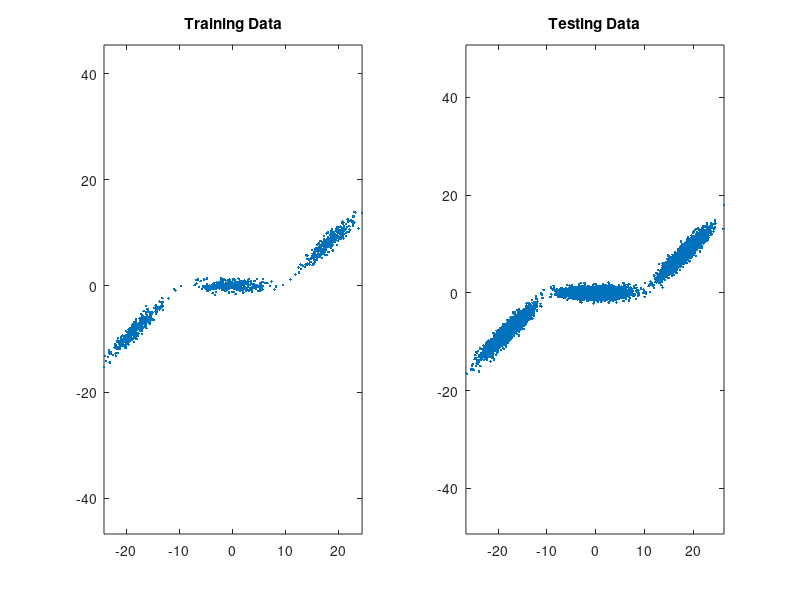

MATLAB code to generate this figure:
clear all, close all,

plotData = 1;
n = 2; Ntrain = 1000; Ntest = 10000; 
alpha = [0.33,0.34,0.33]; % must add to 1.0
meanVectors = [-18 0 18;-8 0 8];
covEvalues = [3.2^2 0;0 0.6^2];
covEvectors(:,:,1) = [1 -1;1 1]/sqrt(2);
covEvectors(:,:,2) = [1 0;0 1];
covEvectors(:,:,3) = [1 -1;1 1]/sqrt(2);

t = rand(1,Ntrain);
ind1 = find(0 <= t & t <= alpha(1));
ind2 = find(alpha(1) < t & t <= alpha(1)+alpha(2));
ind3 = find(alpha(1)+alpha(2) <= t & t <= 1);
Xtrain = zeros(n,Ntrain);
Xtrain(:,ind1) = covEvectors(:,:,1)*covEvalues^(1/2)*randn(n,length(ind1))+meanVectors(:,1);
Xtrain(:,ind2) = covEvectors(:,:,2)*covEvalues^(1/2)*randn(n,length(ind2))+meanVectors(:,2);
Xtrain(:,ind3) = covEvectors(:,:,3)*covEvalues^(1/2)*randn(n,length(ind3))+meanVectors(:,3);

t = rand(1,Ntest);
ind1 = find(0 <= t & t <= alpha(1));
ind2 = find(alpha(1) < t & t <= alpha(1)+alpha(2));
ind3 = find(alpha(1)+alpha(2) <= t & t <= 1);
Xtest = zeros(n,Ntrain);
Xtest(:,ind1) = covEvectors(:,:,1)*covEvalues^(1/2)*randn(n,length(ind1))+meanVectors(:,1);
Xtest(:,ind2) = covEvectors(:,:,2)*covEvalues^(1/2)*randn(n,length(ind2))+meanVectors(:,2);
Xtest(:,ind3) = covEvectors(:,:,3)*covEvalues^(1/2)*randn(n,length(ind3))+meanVectors(:,3);

if plotData == 1
    figure(1), subplot(1,2,1),
    plot(Xtrain(1,:),Xtrain(2,:),'.')
    title('Training Data'), axis equal,
    subplot(1,2,2),
    plot(Xtest(1,:),Xtest(2,:),'.')
    title('Testing Data'), axis equal,
end

%Save data in txt file
fid = fopen('Q2_Xtrain.txt','wt');
fid2 = fopen('Q2_Xtest.txt','wt');
fprintf(fid,'%g %g\n',Xtrain); 
fprintf(fid2,'%g %g\n',Xtest); 
fclose(fid);
fclose(fid2);
